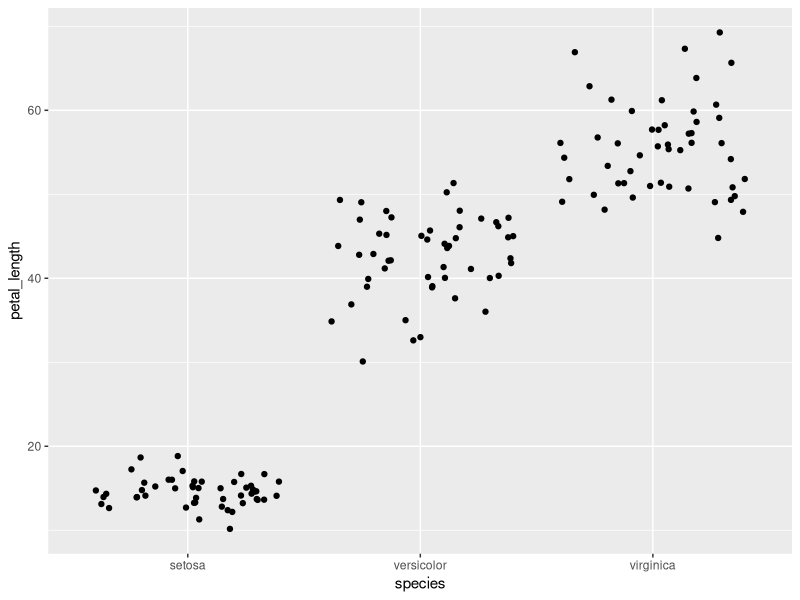
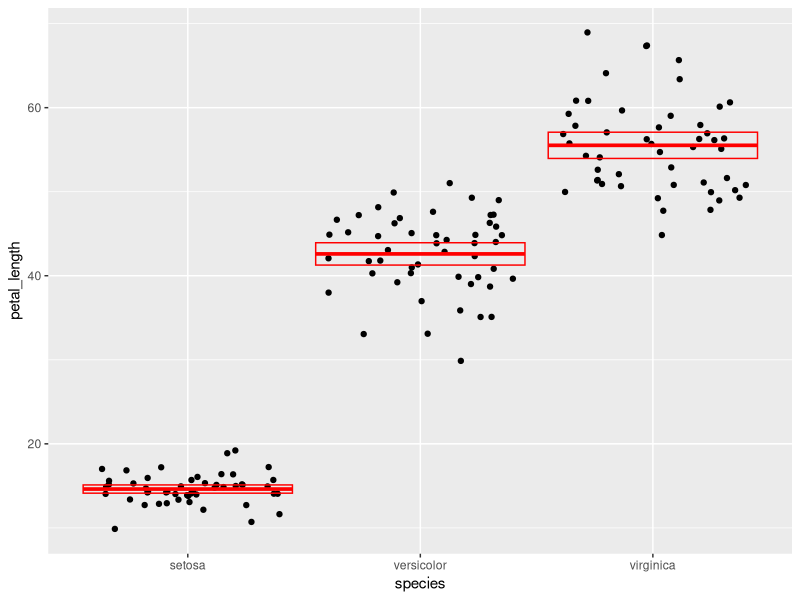
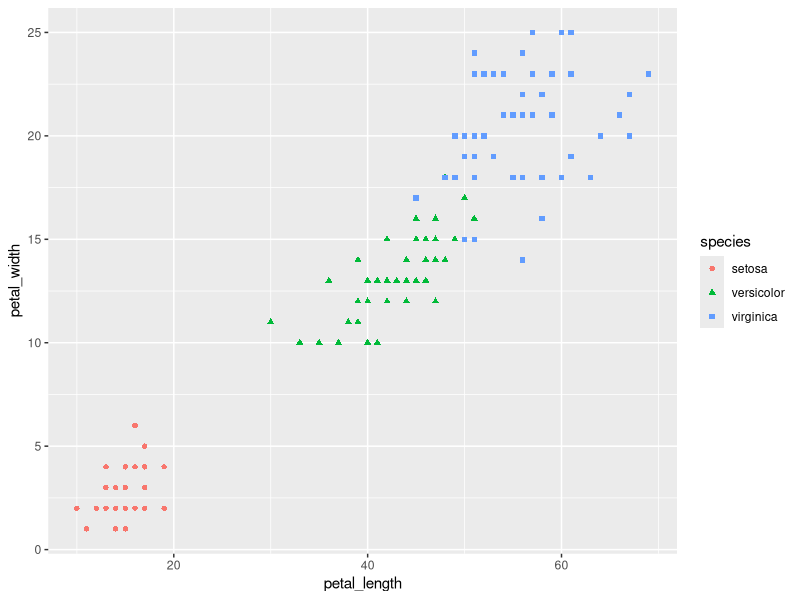

Generate these figures, in order, with R:
# load packages -----------------------------------------------------------

library(tidyverse)

# reformat the iris data set from within the tidyverse package ------------

iris <- as_tibble(iris)
iris

# question 1 --------------------------------------------------------------

new_titles <- rename(iris,
       sepal_length = Sepal.Length,
       sepal_width = Sepal.Width,
       petal_length = Petal.Length,
       petal_width = Petal.Width,
       species = Species
       )
new_titles

# question 2 --------------------------------------------------------------

mm <- mutate(new_titles, sepal_length = sepal_length * 10,
       sepal_width = sepal_width * 10,
       petal_length = petal_length * 10,
       petal_width = petal_width * 10,
       )
mm

# question 3 --------------------------------------------------------------

area <- mutate(mm, sepal_area = sepal_length * sepal_width,
       petal_area = petal_length * petal_width
       )
species_area <- select(area, sepal_area, petal_area, species)
species_area

# question 4 --------------------------------------------------------------

sepal_summary <- summarize(mm, sampl_size = n(),
        max = max(sepal_length),
        min = min(sepal_length),
        range = max - min,
        median = median(sepal_length),
        q1 = quantile(sepal_length, .25),
        q3 = quantile(sepal_length, .75),
        IQR = IQR(sepal_length)
)

sepal_summary

# question 5 --------------------------------------------------------------

species <- group_by(mm, species)
species

new <- summarize(species, sampl_size = n(),
          mean = mean(petal_length),
          sd = sd(petal_length),
          var = var(petal_length),
          se = sd / sqrt(sampl_size),
          UCL = mean + (2*se),
          LCL = mean - (2*se)
)
new


# question 6 --------------------------------------------------------------

ggplot(data = species) +
        geom_jitter(mapping = aes(x = species, y = petal_length))

# question 7 --------------------------------------------------------------

ggplot(data = species) +
        geom_jitter(mapping = aes(x = species, y = petal_length)) +
        geom_crossbar(
                data = new, 
                mapping = aes(x = species, y = mean, ymax = UCL, ymin = LCL),
                color = "red"
        )

# question 8 --------------------------------------------------------------

ggplot(data = species) +
        geom_point(mapping = aes(x = petal_length, y = petal_width, color = species, shape = species))
